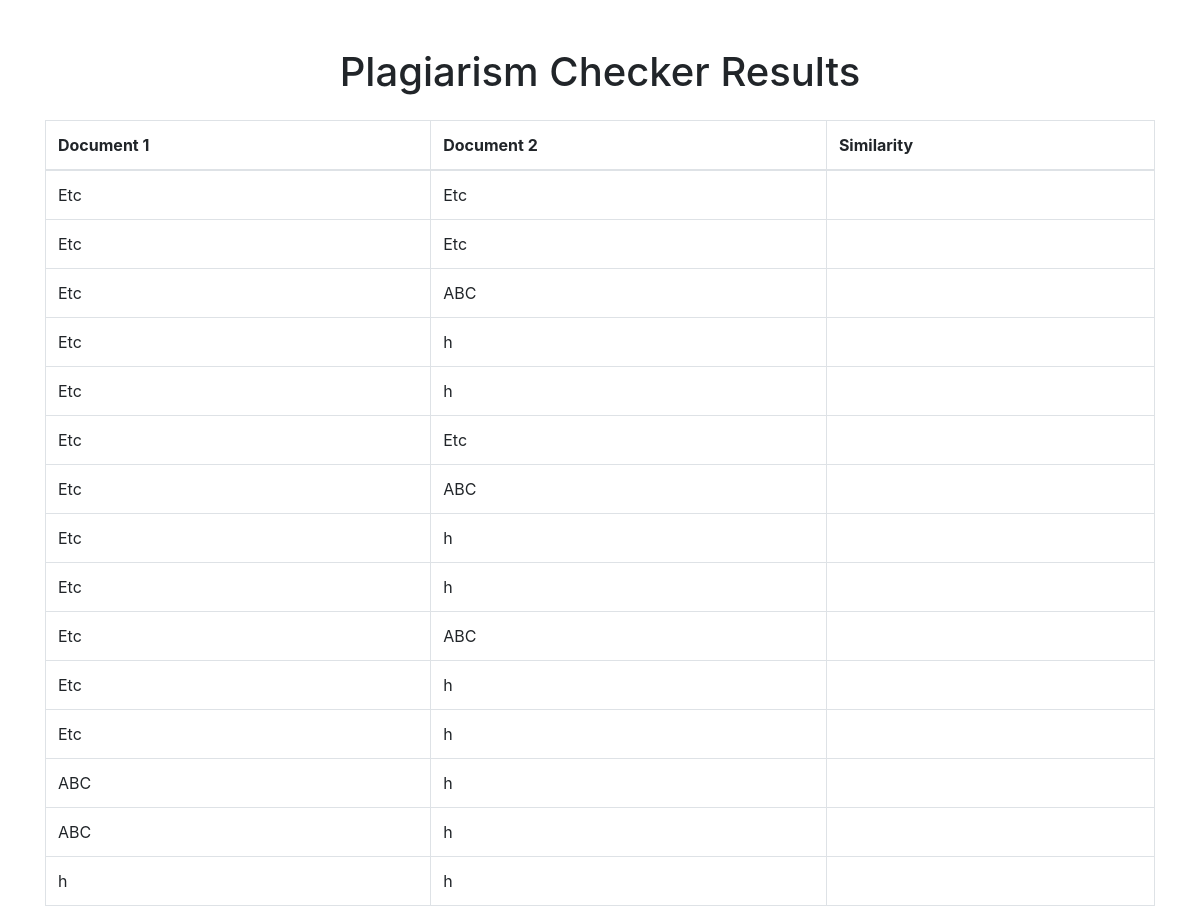
/check/, run on the app's committed database.
### checker/models.py (models this page shows, shortened)
class Document(models.Model):
    title = models.CharField(max_length=255)
    content = models.TextField()

### checker/views.py (the view)
# urls.py: path('check/', check_plagiarism, name='check_plagiarism'),
def check_plagiarism(request):
    documents = Document.objects.all()
    if len(documents) < 2:
        return render(request, 'checker/plagiarism.html', {'message': 'Not enough documents to compare.'})
    results = []
    for i in range(len(documents)):
        for j in range(i + 1, len(documents)):
            similarity = compare_documents(documents[i], documents[j])
            results.append({
                'doc1': documents[i].title,
                'doc2': documents[j].title,
                'similarity': similarity,
            })
    return render(request, 'checker/plagiarism.html', {'results': results})

### checker/views.py (called while the page is built)
def compare_documents(doc1, doc2):
    doc1_nlp = nlp(doc1.content)
    doc2_nlp = nlp(doc2.content)
    return doc1_nlp.similarity(doc2_nlp)

### checker/templates/checker/plagiarism.html (shortened to what this page needs)
<!DOCTYPE html>
<html lang="en">
<head>
    <link rel="stylesheet" href="https://stackpath.bootstrapcdn.com/bootstrap/4.5.2/css/bootstrap.min.css">
</head>
<body>
    <div class="container mt-5">
        <h1 class="text-center">Plagiarism Checker Results</h1>
        {% if message %}
            <div class="alert alert-warning">{{ message }}</div>
        {% else %}
            <table class="table table-bordered mt-4">
                <thead>
                    <tr>
                        <th>Document 1</th>
                        <th>Document 2</th>
                        <th>Similarity</th>
                    </tr>
                </thead>
                <tbody>
                    {% for result in results %}
                        <tr>
                            <td>{{ result.doc1 }}</td>
                            <td>{{ result.doc2 }}</td>
                            <td>{{ result.similarity|floatformat:2 }}</td>
                        </tr>
                    {% endfor %}
                </tbody>
            </table>
        {% endif %}
    </div>
</body>
</html>

### data on the page
Document: doc1 "Etc" "Etc" "Etc" "Etc" "Etc"
Document: doc2 "Etc", doc1 "Etc" "Etc" "Etc" "Etc"
Document: doc2 "Etc" "Etc", doc1 "Etc" "Etc" "Etc"
Document: doc2 "ABC" "ABC" "ABC", doc1 "ABC" "ABC"

### other printed values
{{ result.doc2 }} "h" "h" "h" "h" "h" "h" "h" "h" "h"
{{ result.doc1 }} "h"
